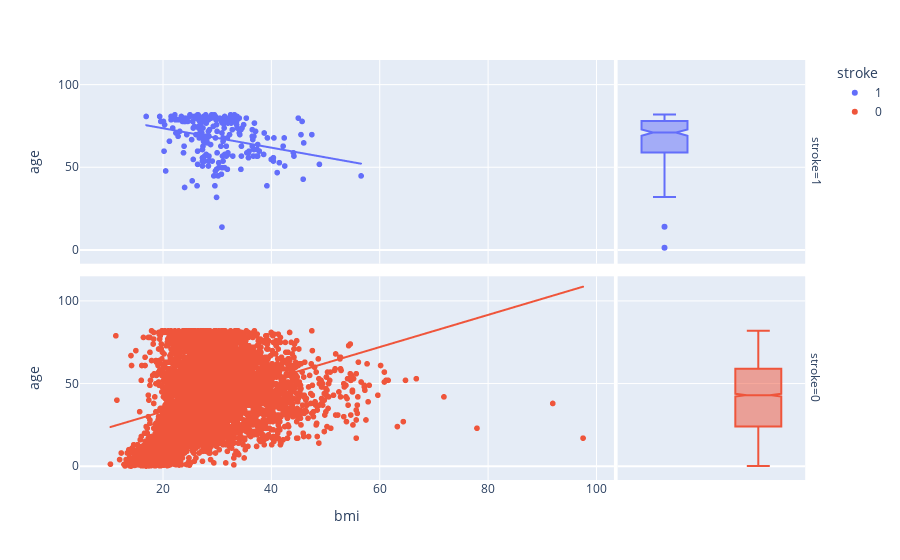

Write notebook code for a chart like this one.
### Markdown cell above
### 2.3 Solution: Scatter plot

Make a scatter plot of the two variables with the highest correlation. Divide the plots by the outcome variable and add marginal plots and a trendline:

1. Find the pair of variables that has the highest correlation with each other and make a scatter plot of them. 

2. Divide the scatter plot into two by the outcome variable. Have a look at `facet` and the visualization lecture if you have trouble. 

3. Add marginal distributions and a trendline.

### Code cell
# The strongest correlation with between bmi and age
outcome = "stroke"
px.scatter(data, x = "bmi", y = "age", color = outcome, 
           trendline = "ols", facet_row = outcome, marginal_y = "box")

### Figure 1 — Plotly figure (JSON) as saved in the notebook; plotly's stock layout.template omitted (floating-point values rounded to 4 significant figures; data arrays with more than 128 entries replaced by an {"elided": "..."} marker saying what was removed)
{"data": [{"hovertemplate": "stroke=1<br>bmi=%{x}<br>age=%{y}<extra></extra>", "legendgroup": "1", "marker": {"color": "#636efa", "symbol": "circle"}, "mode": "markers", "name": "1", "showlegend": true, "type": "scattergl", "x": {"elided": "249 float values"}, "xaxis": "x3", "y": {"elided": "249 float values"}, "yaxis": "y3"}, {"alignmentgroup": "True", "hovertemplate": "stroke=1<br>age=%{y}<extra></extra>", "legendgroup": "1", "marker": {"color": "#636efa", "symbol": "circle"}, "name": "1", "notched": true, "offsetgroup": "1", "showlegend": false, "type": "box", "xaxis": "x4", "y": {"elided": "249 float values"}, "yaxis": "y4"}, {"hovertemplate": "<b>OLS trendline</b><br>age = -0.586822 * bmi + 85.5941<br>R<sup>2</sup>=0.089681<br><br>stroke=1<br>bmi=%{x}<br>age=%{y} <b>(trend)</b><extra></extra>", "legendgroup": "1", "marker": {"color": "#636efa", "symbol": "circle"}, "mode": "lines", "name": "1", "showlegend": false, "type": "scattergl", "x": {"elided": "209 float values"}, "xaxis": "x3", "y": {"elided": "209 float values"}, "yaxis": "y3"}, {"hovertemplate": "stroke=0<br>bmi=%{x}<br>age=%{y}<extra></extra>", "legendgroup": "0", "marker": {"color": "#EF553B", "symbol": "circle"}, "mode": "markers", "name": "0", "showlegend": true, "type": "scattergl", "x": {"elided": "4861 float values"}, "xaxis": "x", "y": {"elided": "4861 float values"}, "yaxis": "y"}, {"alignmentgroup": "True", "hovertemplate": "stroke=0<br>age=%{y}<extra></extra>", "legendgroup": "0", "marker": {"color": "#EF553B", "symbol": "circle"}, "name": "0", "notched": true, "offsetgroup": "0", "showlegend": false, "type": "box", "xaxis": "x2", "y": {"elided": "4861 float values"}, "yaxis": "y2"}, {"hovertemplate": "<b>OLS trendline</b><br>age = 0.973877 * bmi + 13.6903<br>R<sup>2</sup>=0.119620<br><br>stroke=0<br>bmi=%{x}<br>age=%{y} <b>(trend)</b><extra></extra>", "legendgroup": "0", "marker": {"color": "#EF553B", "symbol": "circle"}, "mode": "lines", "name": "0", "showlegend": false, "type": "scattergl", "x": {"elided": "4700 float values"}, "xaxis": "x", "y": {"elided": "4700 float values"}, "yaxis": "y"}], "layout": {"annotations": [{"font": {}, "showarrow": false, "text": "stroke=0", "textangle": 90, "x": 0.98, "xanchor": "left", "xref": "paper", "y": 0.2425, "yanchor": "middle", "yref": "paper"}, {"font": {}, "showarrow": false, "text": "stroke=1", "textangle": 90, "x": 0.98, "xanchor": "left", "xref": "paper", "y": 0.7575, "yanchor": "middle", "yref": "paper"}], "legend": {"title": {"text": "stroke"}, "tracegroupgap": 0}, "margin": {"t": 60}, "xaxis": {"anchor": "y", "domain": [0, 0.7215], "title": {"text": "bmi"}}, "xaxis2": {"anchor": "y2", "domain": [0.7265, 0.98], "matches": "x2", "showgrid": false, "showline": false, "showticklabels": false, "ticks": ""}, "xaxis3": {"anchor": "y3", "domain": [0, 0.7215], "matches": "x", "showticklabels": false}, "xaxis4": {"anchor": "y4", "domain": [0.7265, 0.98], "matches": "x2", "showgrid": false, "showline": false, "showticklabels": false, "ticks": ""}, "yaxis": {"anchor": "x", "domain": [0, 0.485], "title": {"text": "age"}}, "yaxis2": {"anchor": "x2", "domain": [0, 0.485], "matches": "y", "showgrid": true, "showticklabels": false}, "yaxis3": {"anchor": "x3", "domain": [0.515, 1], "matches": "y", "title": {"text": "age"}}, "yaxis4": {"anchor": "x4", "domain": [0.515, 1], "matches": "y", "showgrid": true, "showticklabels": false}}}
